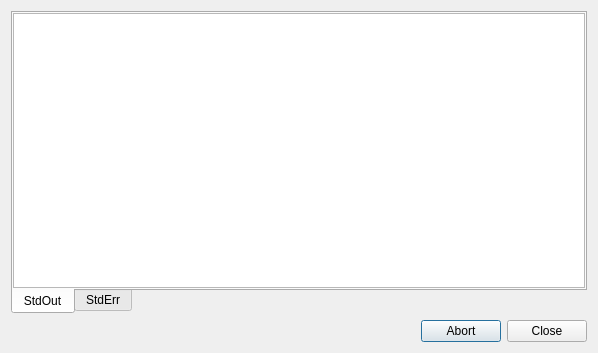
<?xml version="1.0" encoding="UTF-8"?>
<ui version="4.0">
 <class>QArkWorkerRunDialog</class>
 <widget class="QDialog" name="QArkWorkerRunDialog">
  <property name="geometry">
   <rect>
    <x>0</x>
    <y>0</y>
    <width>598</width>
    <height>353</height>
   </rect>
  </property>
  <property name="windowTitle">
   <string>Dialog</string>
  </property>
  <layout class="QVBoxLayout" name="verticalLayout_3">
   <item>
    <widget class="QTabWidget" name="tabWidget">
     <property name="tabPosition">
      <enum>QTabWidget::South</enum>
     </property>
     <property name="currentIndex">
      <number>0</number>
     </property>
     <widget class="QWidget" name="stdoutTab">
      <attribute name="title">
       <string>StdOut</string>
      </attribute>
      <layout class="QVBoxLayout" name="verticalLayout">
       <property name="margin">
        <number>0</number>
       </property>
       <item>
        <widget class="QPlainTextEdit" name="stdoutPlainTextEdit"/>
       </item>
      </layout>
     </widget>
     <widget class="QWidget" name="stderrTab">
      <attribute name="title">
       <string>StdErr</string>
      </attribute>
      <layout class="QVBoxLayout" name="verticalLayout_2">
       <property name="margin">
        <number>0</number>
       </property>
       <item>
        <widget class="QPlainTextEdit" name="stderrPlainTextEdit"/>
       </item>
      </layout>
     </widget>
    </widget>
   </item>
   <item>
    <widget class="QDialogButtonBox" name="buttonBox">
     <property name="orientation">
      <enum>Qt::Horizontal</enum>
     </property>
     <property name="standardButtons">
      <set>QDialogButtonBox::Abort|QDialogButtonBox::Close</set>
     </property>
    </widget>
   </item>
  </layout>
 </widget>
 <resources/>
 <connections>
  <connection>
   <sender>buttonBox</sender>
   <signal>accepted()</signal>
   <receiver>QArkWorkerRunDialog</receiver>
   <slot>accept()</slot>
   <hints>
    <hint type="sourcelabel">
     <x>248</x>
     <y>254</y>
    </hint>
    <hint type="destinationlabel">
     <x>157</x>
     <y>274</y>
    </hint>
   </hints>
  </connection>
  <connection>
   <sender>buttonBox</sender>
   <signal>rejected()</signal>
   <receiver>QArkWorkerRunDialog</receiver>
   <slot>reject()</slot>
   <hints>
    <hint type="sourcelabel">
     <x>316</x>
     <y>260</y>
    </hint>
    <hint type="destinationlabel">
     <x>286</x>
     <y>274</y>
    </hint>
   </hints>
  </connection>
 </connections>
</ui>
